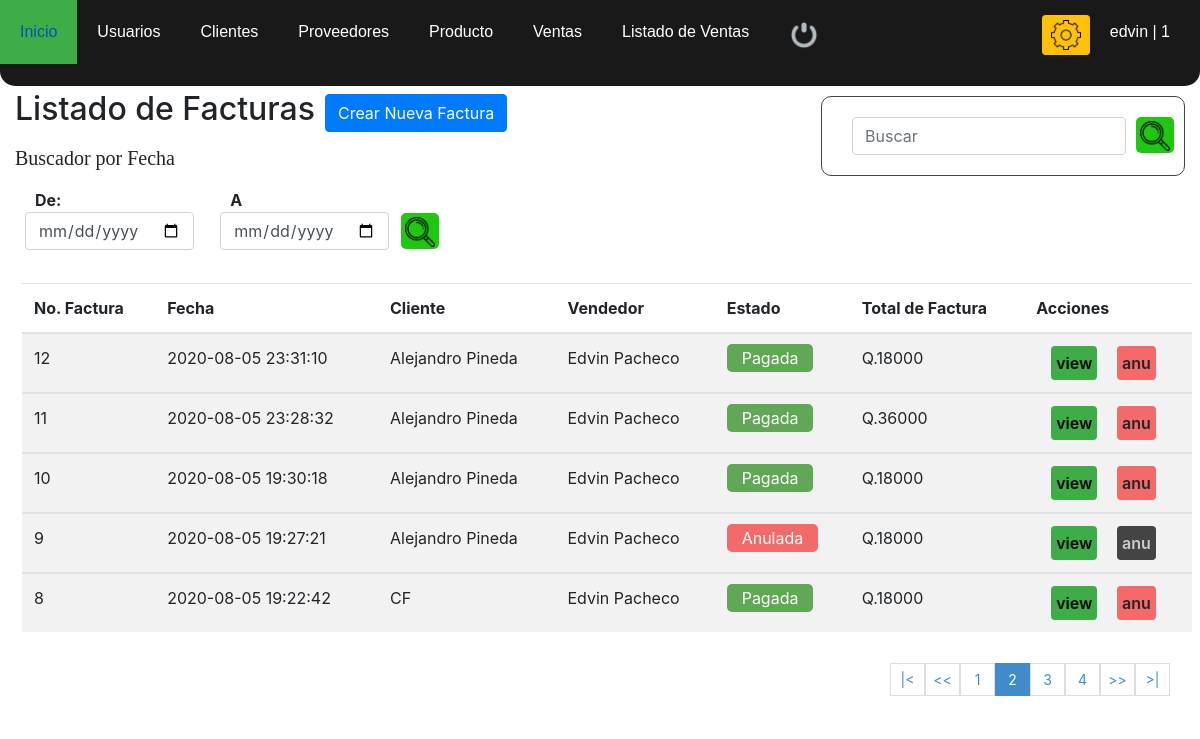
Screenshot of /ventas.php?pagina=2 (signed in) with the database file from the repository.
### tables this page shows
CREATE TABLE `button` (
  `id` int(11) NOT NULL,
  `estatus` varchar(20) NOT NULL
);

CREATE TABLE `factura` (
  `nofactura` bigint(11) NOT NULL,
  `fecha` datetime NOT NULL DEFAULT current_timestamp(),
  `usuario` int(11) NOT NULL,
  `idcliente` int(11) NOT NULL,
  `totalfactura` int(11) NOT NULL,
  `estatus` int(11) NOT NULL DEFAULT 1
);

CREATE TABLE `cliente` (
  `idcliente` int(11) NOT NULL,
  `nit` int(11) NOT NULL,
  `nombre` varchar(80) NOT NULL,
  `telefono` int(11) NOT NULL,
  `direccion` varchar(80) NOT NULL,
  `dateadd` timestamp NOT NULL DEFAULT current_timestamp(),
  `idusuario` int(11) NOT NULL,
  `estado` int(11) NOT NULL DEFAULT 1
);

CREATE TABLE `usuario` (
  `id_usuario` int(11) NOT NULL,
  `nombre` varchar(60) NOT NULL,
  `correo` varchar(60) NOT NULL,
  `telefono` int(45) NOT NULL,
  `direccion` varchar(45) NOT NULL,
  `user` varchar(45) NOT NULL,
  `pass` varchar(45) NOT NULL,
  `rol` int(11) NOT NULL,
  `dateadd` datetime NOT NULL DEFAULT current_timestamp(),
  `estatus` int(11) NOT NULL DEFAULT 1
);

### ventas.php (the view, shortened to what this page needs)
<!DOCTYPE html>
<html lang="en">
<head>
    <link rel="stylesheet" href="css/estilo.css">
    <link rel="stylesheet" href="css/bootstrap.css">
</head>
<?php
include 'config/conexion.php';
 ?>
<body>
    <?php
    include 'nav.php';
    ?>
    <section id="tbl">
    <div class="action_tit">
            <h2>Listado de Facturas</h2>
            <br />
            <button type="button" class="btn btn-primary" style="margin-left: 10px;">
                <a href="nueva_venta.php" style="color: white;">Crear Nueva Factura</a>
            </button>
        </div>
        <div class="sear fom-group">
                <form action="buscar_ventas.php" method="get" class="form_search">
                    <input class="form-control inp" type="text" name="busqueda" id="busqueda" placeholder="Buscar">
                    <button type="submit" value="Buscar" class="btn_busc"><img width="30px" src="img/loupe.png" alt=""></button>
                </form>
            </div>
        <h5 class="h5">Buscador por Fecha</h5>
        <form class="form_group cl" action="buscar_ventas.php" method="get">
            <div class="row">
                <div class="busc col-sm-4 fom-group">
                    <label class="control-label" for=""><strong>De: </strong></label>
                    <input class="form-control" type="date" name="fecha_de" id="fecha_de" required>
                </div>
                <div class="busc col-sm-4 form-group">
                    <label class="control-label" for=""><strong>A</strong></label>
                    <input class="form-control" type="date" name="fecha_a" id="fecha_a" required>
                </div>
                <button class="btn_btn" type="submit"><img width="30px" src="img/loupe.png" alt=""></button>
            </div>
        </form>
            <div class="">
                <table class="table table-striped table-hover">
                    <thead role='row'>
                    <tr >
                        <th>No. Factura</th>
                        <th>Fecha</th>
                        <th >Cliente</th>
                        <th>Vendedor</th>
                        <th>Estado</th>
                        <th>Total de Factura</th>
                        <th>Acciones</th>
                    </tr>
                    </thead>
                        <?php
                            $sql_registe =  mysqli_query($conection,"SELECT COUNT(*) as total_registro FROM factura WHERE estatus !=10");
                            $result_register = mysqli_fetch_array($sql_registe);
                            $total_registro = $result_register['total_registro'];
                            $por_pagina = 5;
                        if(empty($_GET['pagina']))
                        {
                            $pagina = 1;
                        }else{
                            $pagina = $_GET['pagina'];
                        }
                        $desde = ($pagina-1) * $por_pagina;
                        $total_paginas = ceil($total_registro / $por_pagina);
                            $sql = mysqli_query($conection,"SELECT f.nofactura, f.fecha, f.totalfactura, f.idcliente, f.estatus,
                                                                                                u.nombre as vendedor,
                                                                                                cl.nombre as cliente
                                                                                                FROM factura f
                                                                                                INNER JOIN usuario u
                                                                                                ON f.usuario = u.id_usuario
                                                                                                INNER JOIN cliente cl
                                                                                                ON f.idcliente = cl.idcliente
                                                                                                WHERE f.estatus != 10
                                                                                                ORDER BY f.fecha DESC LIMIT $desde, $por_pagina");
                                $result = mysqli_num_rows($sql);
                                if($result > 0){
                                while($row = mysqli_fetch_array($sql)){
                                    if($row["estatus"] == 1){
                                        $estatus = '<span class="pagada">Pagada<span>';
                                    }else{
                                        $estatus = '<span class="anulada">Anulada<span>';
                                    }
                        ?>
                        <tbody role='row'>
                        <tr id="row_<?php echo $row["nofactura"]; ?>">
                            <td data-th='No.Factura'><?php echo $row["nofactura"]; ?></td>
                            <td data-th='Fecha'><?php echo $row["fecha"]; ?></td>
                            <td data-th='Cliente'><?php echo $row["cliente"]; ?></td>
                            <td data-th='Vendedor'><?php echo $row["vendedor"]; ?></td>
                            <td data-th='Estatus'><?php echo $estatus?></td>
                            <td data-th='Total'><span>Q.<span><?php echo $row["totalfactura"]; ?></span></span></td>
                            <td data-th='Acciones'>
                                <a class="btn_view" type="button" cl="<?php echo $row["idcliente"]; ?>" f="<?php echo $row["nofactura"]; ?>" href="#">view</a>
                                <?php if($_SESSION['rol'] == 1){
                                    if($row["estatus"] == 1){
                                ?>
                                <a class="btn_anular anular_factura" type="button" cl="<?php echo $row["idcliente"]; ?>" data-toggle='modal' data-target='#formanulfac' onclick="anular_fac(<?php echo $row['nofactura']; ?> )">anu</a>
                                    <?php
                                    }else{
                                    ?>
                                <a class="btn_anular inactive" type="button" cl="<?php echo $row["idcliente"]; ?>" f="<?php echo $row["nofactura"]; ?>" href="#">anu</a>
                                <?php }
                                      }
                                ?>
                            </td>
                        </tr>
                        </tbody>
                        <?php
                        }
                        }
                        ?>
                </table>
                <div class="paginador">
                    <ul>
                    <?php
                        if($pagina != 1)
                        {
                    ?>
                        <li><a href="?pagina=<?php echo 1; ?>">|<</a></li>
                        <li><a href="?pagina=<?php echo $pagina-1; ?>"><<</a></li>
                    <?php
                        }
                        for ($i=1; $i <= $total_paginas; $i++) {
                            if($i == $pagina)
                            {
                                echo '<li class="pageSelected">'.$i.'</li>';
                            }else{
                                echo '<li><a href="?pagina='.$i.'">'.$i.'</a></li>';
                            }
                        }
                        if($pagina != $total_paginas)
                        {
                    ?>
                        <li><a href="?pagina=<?php echo $pagina + 1; ?>">>></a></li>
                        <li><a href="?pagina=<?php echo $total_paginas; ?> ">>|</a></li>
                    <?php } ?>
                    </ul>
                </div>
            </div>
    </section>
</body>
</html>

### nav.php (shortened to what this page needs)
<header>
        <nav>
		<ul>
                <li><a href="principal.php"><span class="icon-house"></span>Inicio</a></li>
                <?php if ($_SESSION['rol'] == 1 ){  ?>
                <li><a href="lista_usuarios.php"><span class="icon-user"></span>Usuarios</a></li>
                <?php } ?>
                <li><a href="listar_clientes.php"><span class="icon-mail"></span>Clientes</a></li>
                <li><a href="listar_proveedores.php"><span class="icon-mail"></span>Proveedores</a></li>
                <li><a href="listar_producto.php"><span class="icon-mail"></span>Producto</a></li>
                <li><a href="nueva_venta.php"><span class="icon-mail"></span>Ventas</a></li>
                <li><a href="ventas.php"><span class="icon-mail"></span>Listado de Ventas</a></li>
                <li><a href="salir.php" title="Salir"><span class="icon-close"></span><img width="30px" src="img/salir.png" alt=""></a></li>
                <div class="user">
                    <?php
                    $query = mysqli_query($conection, "SELECT * FROM button");
                    $resulta = mysqli_num_rows($query);
                    if($resulta > 0){
                    while($fila = mysqli_fetch_array($query)){
                        if($fila["estatus"] != "inactivo"){
                    ?>
                    <li style="border: none; color: #fff; padding-top: 15px">
                        <a class='btn btn-warning btn-sm btn_updapass' title="Cambiar Nombre de Usuario Y Contraseña" data-toggle='modal' data-target='#formeditpass' onclick="update_pass(<?php echo $_SESSION['iduser']; ?> )">
                            <img style="width: 30px;" src="img/settings.png" alt="">
                        </a>
                    </li>
                    <?php
                    }
                    }
                    }
                ?>
                    <li  style="border: none; color: #fff"><a title="Usuario Logueado"><?php echo $_SESSION['user'] . ' | ' . $_SESSION['rol']; ?></a></li>
                </div>
            </ul>
        </nav>
    </header>

### css/estilo.css (style rules this page uses)
* { margin: 0%; padding: 0%; box-sizing: border-box; }
#tbl { padding-top: 90px; }
section { padding: 90px 15px 15px; }
.paginador ul { padding: 15px; list-style: none; background: #FFF; margin-top: 15px; display: -webkit-flex; display: -moz-flex; display: -ms-flex; display: -o-flex; display: flex; justify-content: flex-end; }
.paginador a, .pageSelected { color: #428bca; border: 1px solid #ddd; padding: 5px; display: inline-block; font-size: 14px; text-align: center; width: 35px; }
.pageSelected { color: #FFF; background: #428bca; border: 1px solid #428bca; }
nav { float: left; background: rgba(0, 0, 0, 0.9); width: 100%; position: fixed; z-index: 100; border-bottom-left-radius:15px; border-bottom-right-radius:15px; }
nav ul { list-style: none; overflow: hidden; }
nav ul li { float: left; font-family: Arial, sans-serif; font-size: 16px; }
nav ul li a { display: block; padding: 20px; color: #fff; text-decoration: none !important; }
.user { float: right; margin: 0px 10px 0px 10px; }
table { margin: 7px; }
tbody { overflow: hidden; }
.action_tit { display: -webkit-flex; display: -moz-flex; display: -ms-flex; display: -o-flex; display: flex; align-items: center; }
.btn_anular, .btn_save { background-color: #f36a6a; margin-left: 15px; border-radius: 4px; padding: 5px; color: black; text-decoration: none !important; font-weight: 600; }
.btn_view, .btn_new_cliente, #btn_facturar_venta { background-color: #3ead47; margin-left: 15px; border-radius: 4px; padding: 5px; color: black; text-decoration: none !important; font-weight: 600; }
input { border-radius: 5px; }
.form_group { padding: 10px; display: flex; justify-content: flex-start; align-items: center; border-radius: 10px; margin: auto; }
.form_group label { margin: 0 10px; }
.form_group input { width: auto; }
.btn_btn { background-color: rgb(32, 199, 17); border: 0; border-radius: 5px; cursor: pointer; padding: 4px 4px !important; height: 36px; margin-top: 25px; color: cornsilk; }
.btn_busc { background-color: rgb(32, 199, 17); border: 0; border-radius: 5px; cursor: pointer; padding: 4px 4px !important; height: 36px; margin-top: 10px; color: cornsilk; }
.busc { margin-right: 30px; }
.h5 { padding-top: 10px; font-family: 'lobster', cursive; }
.pagada, .anulada { color: #FFF; background: #60a756; text-align: center; border-radius: 5px; padding: 4px 15px; }
.anulada { background: #f36a6a; }
.inactive { background-color: #444444; color: #CCC; cursor: default; }
.form_search { display: flex; float: right; background: initial; padding: 10px; border-radius: 10px; }
.sear { float: right; border: 1px #444444 solid; border-radius: 10px; position: relative; margin-top: -40px; }
.inp { margin: 10px 10px 10px 20px; }

### rows the page displays
factura: nofactura "12", fecha "2020-08-05 23:31:10", idcliente.nombre "Alejandro Pineda", usuario.nombre "Edvin Pacheco", estatus "Pagada", totalfactura "18000"
factura: nofactura "11", fecha "2020-08-05 23:28:32", idcliente.nombre "Alejandro Pineda", usuario.nombre "Edvin Pacheco", estatus "Pagada", totalfactura "36000"
factura: nofactura "10", fecha "2020-08-05 19:30:18", idcliente.nombre "Alejandro Pineda", usuario.nombre "Edvin Pacheco", estatus "Pagada", totalfactura "18000"
factura: nofactura "9", fecha "2020-08-05 19:27:21", idcliente.nombre "Alejandro Pineda", usuario.nombre "Edvin Pacheco", estatus "Anulada", totalfactura "18000"
factura: nofactura "8", fecha "2020-08-05 19:22:42", idcliente.nombre "CF", usuario.nombre "Edvin Pacheco", estatus "Pagada", totalfactura "18000"

### other values shown
$_SESSION['user'] "edvin"
$_SESSION['rol'] "1"
